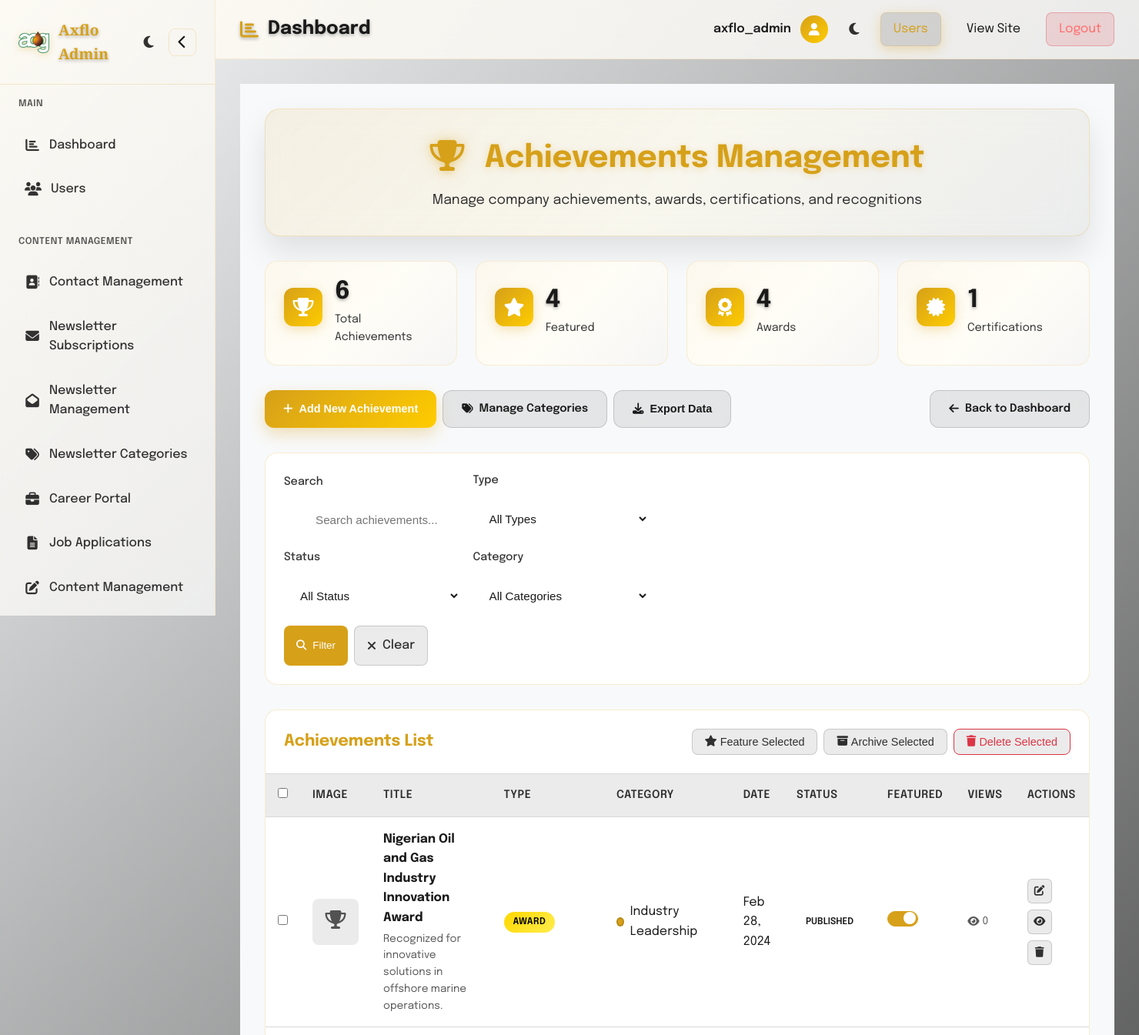
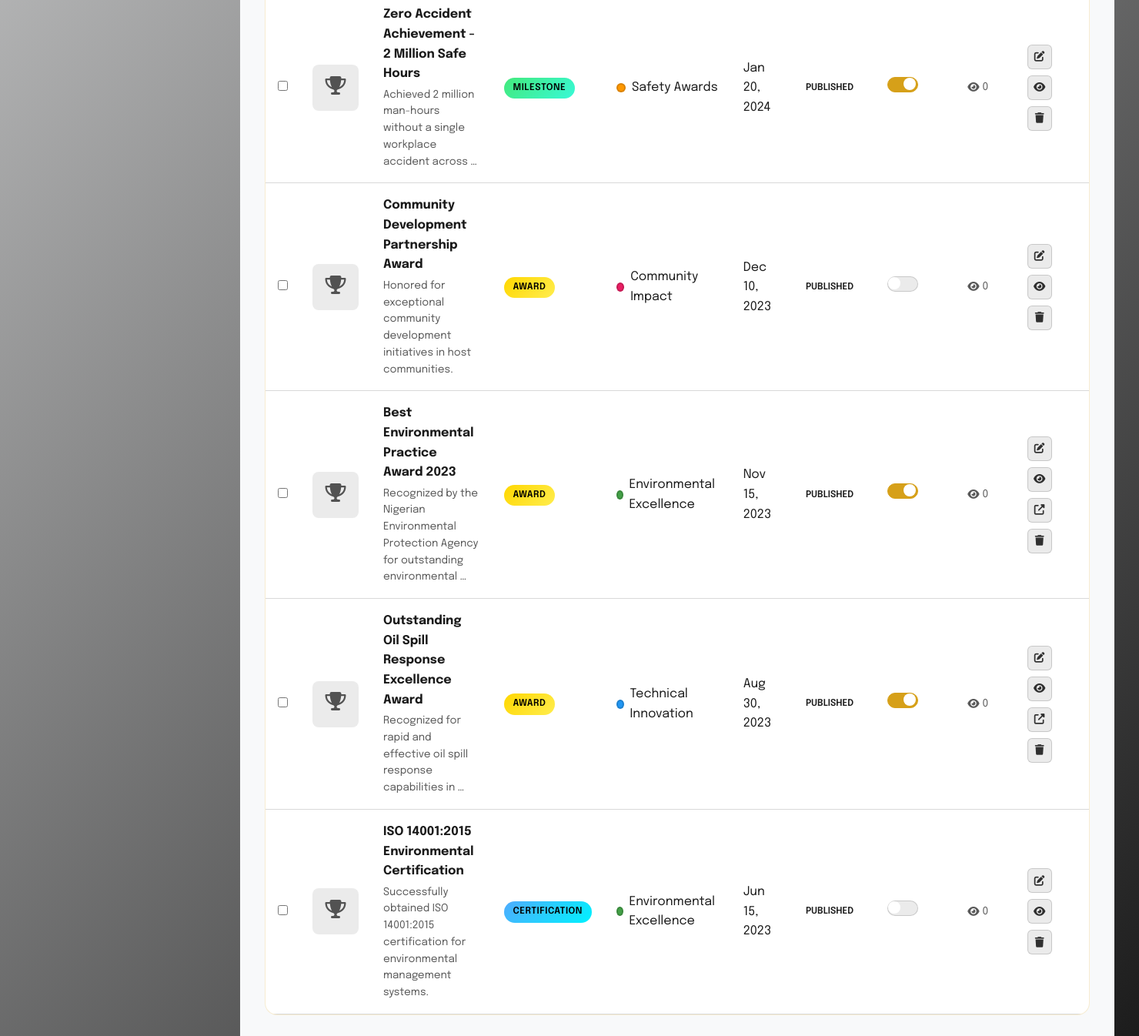
The app's page /admin-achievements/ (signed in) with its own data (2 pictures, top to bottom).
### axflo_app/models.py (models this page shows, shortened)
class Achievement(models.Model):
    ACHIEVEMENT_TYPE_CHOICES = [
        ('AWARD', 'Award'),
        ('CERTIFICATION', 'Certification'),
        ('MILESTONE', 'Milestone'),
        ('RECOGNITION', 'Recognition'),
        ('PROJECT_SUCCESS', 'Project Success'),
    ]
    STATUS_CHOICES = [
        ('ACTIVE', 'Active'),
        ('ARCHIVED', 'Archived'),
    ]
    title = models.CharField(max_length=200)
    description = models.TextField()
    short_description = models.CharField(max_length=300, blank=True, help_text="Brief description for cards")
    achievement_type = models.CharField(max_length=20, choices=ACHIEVEMENT_TYPE_CHOICES, default='MILESTONE')
    category = models.ForeignKey(AchievementCategory, on_delete=models.CASCADE, related_name='achievements')
    featured_image = models.ImageField(upload_to='achievements/', blank=True)
    gallery_images = models.JSONField(default=list, blank=True, help_text="List of additional image URLs")
    achievement_date = models.DateField()
    status = models.CharField(max_length=20, choices=STATUS_CHOICES, default='ACTIVE')
    featured = models.BooleanField(default=False, help_text="Feature on homepage/top of achievements")
    impact_metrics = models.JSONField(default=dict, blank=True, help_text="Key metrics (e.g., {'saved_cost': 500000, 'co2_reduced': 1000})")
    external_link = models.URLField(blank=True, help_text="Link to news article or external recognition")
    display_order = models.IntegerField(default=0)
    view_count = models.PositiveIntegerField(default=0)
    created_at = models.DateTimeField(auto_now_add=True)
    updated_at = models.DateTimeField(auto_now=True)
    class Meta:
        ordering = ['-achievement_date', 'display_order']

class AchievementCategory(models.Model):
    name = models.CharField(max_length=100)
    description = models.TextField(blank=True)
    icon = models.CharField(max_length=50, blank=True, help_text="Font Awesome icon class")
    color = models.CharField(max_length=7, default="#007bff", help_text="Hex color code")
    class Meta:
        verbose_name_plural = "Achievement Categories"
        ordering = ['name']

### axflo_app/views.py (the view, shortened to what this page needs)
# urls.py: path('admin-achievements/', views.admin_achievements, name='admin_achievements'),
@csrf_exempt
def admin_achievements(request):
    from django.http import HttpResponseRedirect
    from django.db.models import Q, Count
    if not request.user.is_authenticated:
        return HttpResponseRedirect('/admin-login/')
    if not (request.user.is_staff or request.user.is_superuser):
        return HttpResponseRedirect('/admin-login/')
    search_query = request.GET.get('search', '').strip()
    type_filter = request.GET.get('type', 'all')
    status_filter = request.GET.get('status', 'all')
    category_filter = request.GET.get('category', 'all')
    achievements = Achievement.objects.select_related('category').order_by('-achievement_date', 'display_order')
    if search_query:
        achievements = achievements.filter(
            Q(title__icontains=search_query) |
            Q(description__icontains=search_query) |
            Q(short_description__icontains=search_query)
        )
    if type_filter != 'all':
        achievements = achievements.filter(achievement_type=type_filter)
    if status_filter != 'all':
        achievements = achievements.filter(status=status_filter)
    if category_filter != 'all':
        achievements = achievements.filter(category_id=category_filter)
    paginator = Paginator(achievements, 20)
    page_number = request.GET.get('page')
    page_obj = paginator.get_page(page_number)
    total_achievements = Achievement.objects.count()
    featured_achievements = Achievement.objects.filter(featured=True).count()
    awards_count = Achievement.objects.filter(achievement_type='AWARD').count()
    certifications_count = Achievement.objects.filter(achievement_type='CERTIFICATION').count()
    categories = AchievementCategory.objects.all()
    categories_json = json.dumps([{
        'id': cat.id,
        'name': cat.name,
        'color': cat.color,
        'icon': cat.icon
    } for cat in categories], cls=DjangoJSONEncoder)
    context = {
        'current_page': 'achievements',
        'achievements': page_obj,
        'categories': categories,
        'categories_json': categories_json,
        'total_achievements': total_achievements,
        'featured_achievements': featured_achievements,
        'awards_count': awards_count,
        'certifications_count': certifications_count,
        'search_query': search_query,
        'type_filter': type_filter,
        'status_filter': status_filter,
        'category_filter': category_filter,
        'is_paginated': page_obj.has_other_pages(),
        'page_obj': page_obj,
        'paginator': paginator,
    }
    return render(request, 'axflo_app/admin/achievements.html', context)

### axflo_app/templates/axflo_app/admin/achievements.html (shortened to what this page needs)
{% extends 'axflo_app/admin/admin_base.html' %}
{% load static %}
{% block extra_css %}
<link rel="stylesheet" href="{% static 'axflo_app/css/admin_achievements.css' %}">
{% endblock %}
{% block content %}
<div class="admin-achievements-container">
    <div class="admin-achievements-header">
        <h1><i class="fas fa-trophy"></i> Achievements Management</h1>
        <p>Manage company achievements, awards, certifications, and recognitions</p>
    </div>
    <div class="achievements-stats">
        <div class="stat-card">
            <div class="stat-icon">
                <i class="fas fa-trophy"></i>
            </div>
            <div class="stat-content">
                <div class="stat-number">{{ total_achievements }}</div>
                <div class="stat-label">Total Achievements</div>
            </div>
        </div>
        <div class="stat-card">
            <div class="stat-icon">
                <i class="fas fa-star"></i>
            </div>
            <div class="stat-content">
                <div class="stat-number">{{ featured_achievements }}</div>
                <div class="stat-label">Featured</div>
            </div>
        </div>
        <div class="stat-card">
            <div class="stat-icon">
                <i class="fas fa-award"></i>
            </div>
            <div class="stat-content">
                <div class="stat-number">{{ awards_count }}</div>
                <div class="stat-label">Awards</div>
            </div>
        </div>
        <div class="stat-card">
            <div class="stat-icon">
                <i class="fas fa-certificate"></i>
            </div>
            <div class="stat-content">
                <div class="stat-number">{{ certifications_count }}</div>
                <div class="stat-label">Certifications</div>
            </div>
        </div>
    </div>
    <div class="admin-actions">
        <div class="action-buttons">
            <button class="btn-primary" onclick="openAchievementModal()">
                <i class="fas fa-plus"></i> Add New Achievement
            </button>
            <a href="/admin-achievement-categories/" class="btn-secondary">
                <i class="fas fa-tags"></i> Manage Categories
            </a>
            <button class="btn-secondary" onclick="exportAchievements()">
                <i class="fas fa-download"></i> Export Data
            </button>
        </div>
        <a href="/admindashboard/" class="btn-secondary">
            <i class="fas fa-arrow-left"></i> Back to Dashboard
        </a>
    </div>
    <div class="achievements-filters">
        <form method="GET" class="filters-form">
            <div class="filters-row">
                <div class="filter-group">
                    <label for="search">Search</label>
                    <input type="text" id="search" name="search" value="{{ search_query }}"
                           placeholder="Search achievements..." class="filter-input">
                </div>
                <div class="filter-group">
                    <label for="type">Type</label>
                    <select id="type" name="type" class="filter-select">
                        <option value="all" {% if type_filter == 'all' %}selected{% endif %}>All Types</option>
                    </select>
                </div>
                <div class="filter-group">
                    <label for="status">Status</label>
                    <select id="status" name="status" class="filter-select">
                        <option value="all" {% if status_filter == 'all' %}selected{% endif %}>All Status</option>
                    </select>
                </div>
                <div class="filter-group">
                    <label for="category">Category</label>
                    <select id="category" name="category" class="filter-select">
                        <option value="all" {% if category_filter == 'all' %}selected{% endif %}>All Categories</option>
                    </select>
                </div>
                <div class="filter-actions">
                    <button type="submit" class="btn-filter">
                        <i class="fas fa-search"></i> Filter
                    </button>
                    <a href="?" class="btn-clear">
                        <i class="fas fa-times"></i> Clear
                    </a>
                </div>
            </div>
        </form>
    </div>
    <div class="achievements-table-container">
        <div class="table-header">
            <h3>Achievements List</h3>
            <div class="table-actions">
                <button class="btn-bulk" onclick="bulkAction('feature')">
                    <i class="fas fa-star"></i> Feature Selected
                </button>
                <button class="btn-bulk" onclick="bulkAction('archive')">
                    <i class="fas fa-archive"></i> Archive Selected
                </button>
                <button class="btn-bulk btn-danger" onclick="bulkAction('delete')">
                    <i class="fas fa-trash"></i> Delete Selected
                </button>
            </div>
        </div>
        {% if achievements %}
        <div class="table-responsive">
            <table class="achievements-table">
                <thead>
                    <tr>
                        <th>
                            <input type="checkbox" id="selectAll" onchange="toggleSelectAll()">
                        </th>
                        <th>Image</th>
                        <th>Title</th>
                        <th>Type</th>
                        <th>Category</th>
                        <th>Date</th>
                        <th>Status</th>
                        <th>Featured</th>
                        <th>Views</th>
                        <th>Actions</th>
                    </tr>
                </thead>
                <tbody>
                    {% for achievement in achievements %}
                    <tr class="achievement-row" data-id="{{ achievement.id }}">
                        <td>
                            <input type="checkbox" class="achievement-checkbox" value="{{ achievement.id }}">
                        </td>
                        <td>
                            <div class="achievement-image">
                                {% if achievement.featured_image %}
                                <img src="{{ achievement.featured_image.url }}" alt="{{ achievement.title }}">
                                {% else %}
                                <div class="image-placeholder">
                                    <i class="fas fa-trophy"></i>
                                </div>
                                {% endif %}
                            </div>
                        </td>
                        <td>
                            <div class="achievement-title">
                                <h4>{{ achievement.title }}</h4>
                                <p>{{ achievement.short_description|truncatewords:10 }}</p>
                            </div>
                        </td>
                        <td>
                            <span class="type-badge type-{{ achievement.achievement_type|lower }}">
                                {{ achievement.get_achievement_type_display }}
                            </span>
                        </td>
                        <td>
                            <div class="category-info">
                                <span class="category-color" style="background-color: {{ achievement.category.color }}"></span>
                                {{ achievement.category.name }}
                            </div>
                        </td>
                        <td>
                            <div class="date-info">
                                {{ achievement.achievement_date|date:"M d, Y" }}
                            </div>
                        </td>
                        <td>
                            <span class="status-badge status-{{ achievement.status|lower }}">
                                {{ achievement.get_status_display }}
                            </span>
                        </td>
                        <td>
                            <div class="featured-toggle">
                                <input type="checkbox" class="toggle-switch"
                                       {% if achievement.featured %}checked{% endif %}
                                       onchange="toggleFeatured({{ achievement.id }}, this)">
                                <span class="toggle-slider"></span>
                            </div>
                        </td>
                        <td>
                            <div class="view-count">
                                <i class="fas fa-eye"></i>
                                {{ achievement.view_count|default:0 }}
                            </div>
                        </td>
                        <td>
                            <div class="action-buttons">
                                <button class="btn-action btn-edit" onclick="editAchievement({{ achievement.id }})" title="Edit">
                                    <i class="fas fa-edit"></i>
                                </button>
                                <button class="btn-action btn-view" onclick="viewAchievement({{ achievement.id }})" title="View">
                                    <i class="fas fa-eye"></i>
                                </button>
                                {% if achievement.external_link %}
                                <a href="{{ achievement.external_link }}" target="_blank" class="btn-action btn-link" title="External Link">
                                    <i class="fas fa-external-link-alt"></i>
                                </a>
                                {% endif %}
                                <button class="btn-action btn-delete" onclick="deleteAchievement({{ achievement.id }})" title="Delete">
                                    <i class="fas fa-trash"></i>
                                </button>
                            </div>
                        </td>
                    </tr>
                    {% endfor %}
                </tbody>
            </table>
        </div>
        {% endif %}
    </div>
</div>
{% endblock %}

### axflo_app/templates/axflo_app/admin/components/admin_header.html (shortened to what this page needs)
<header class="main-header">
    <div class="header-left">
        <h1 class="page-title">
            <i class="fas {{ page_icon|default:'fa-chart-bar' }} page-icon"></i>
            {{ page_title|default:'Dashboard' }}
        </h1>
    </div>
    <div class="header-right">
        <div class="user-info">
            <span class="user-name">{{ request.user.username|default:'Admin' }}</span>
            <div class="user-avatar">
                <i class="fas fa-user"></i>
            </div>
        </div>
        <button class="theme-toggle" id="themeToggle2">
            <i class="fas fa-moon"></i>
        </button>
        <nav class="admin-nav">
            <a href="/admin-users/" class="current">Users</a>
            <a href="/" target="_blank">View Site</a>
            <a href="/admin-logout/" class="logout-btn">Logout</a>
        </nav>
    </div>
</header>

### records on screen
Achievement: title "Nigerian Oil and Gas Industry Innovation Award", short_description "Recognized for innovative solutions in offshore marine operations.", achievement_type "AWARD", category.name "Industry Leadership", achievement_date "Feb 28, 2024", status "PUBLISHED", featured "☑", view_count "0"
Achievement: title "Zero Accident Achievement - 2 Million Safe Hours", short_description "Achieved 2 million man-hours without a single workplace accident across …", achievement_type "MILESTONE", category.name "Safety Awards", achievement_date "Jan 20, 2024", status "PUBLISHED", featured "☑", view_count "0"
Achievement: title "Community Development Partnership Award", short_description "Honored for exceptional community development initiatives in host communities.", achievement_type "AWARD", category.name "Community Impact", achievement_date "Dec 10, 2023", status "PUBLISHED", view_count "0"
Achievement: title "Best Environmental Practice Award 2023", short_description "Recognized by the Nigerian Environmental Protection Agency for outstanding environmental …", achievement_type "AWARD", category.name "Environmental Excellence", achievement_date "Nov 15, 2023", status "PUBLISHED", featured "☑", view_count "0"
Achievement: title "Outstanding Oil Spill Response Excellence Award", short_description "Recognized for rapid and effective oil spill response capabilities in …", achievement_type "AWARD", category.name "Technical Innovation", achievement_date "Aug 30, 2023", status "PUBLISHED", featured "☑", view_count "0"
Achievement: title "ISO 14001:2015 Environmental Certification", short_description "Successfully obtained ISO 14001:2015 certification for environmental management systems.", achievement_type "CERTIFICATION", category.name "Environmental Excellence", achievement_date "Jun 15, 2023", status "PUBLISHED", view_count "0"

### other values on screen
{{ page_title|default:'Dashboard' }} "Dashboard"
{{ request.user.username|default:'Admin' }} "axflo_admin"
{{ total_achievements }} "6"
{{ featured_achievements }} "4"
{{ awards_count }} "4"
{{ certifications_count }} "1"
